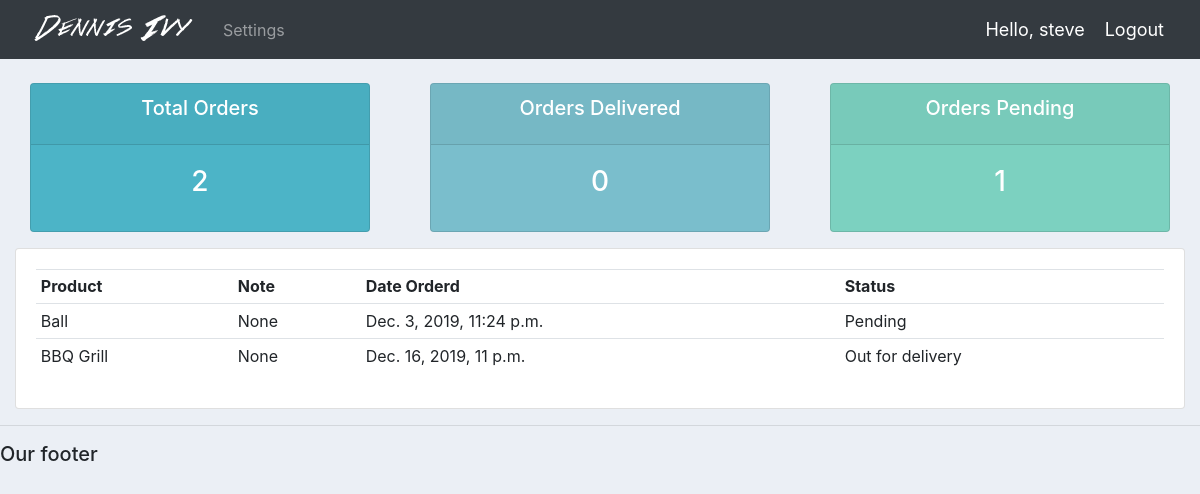
The page /user/ (signed in) on the database as committed earlier.
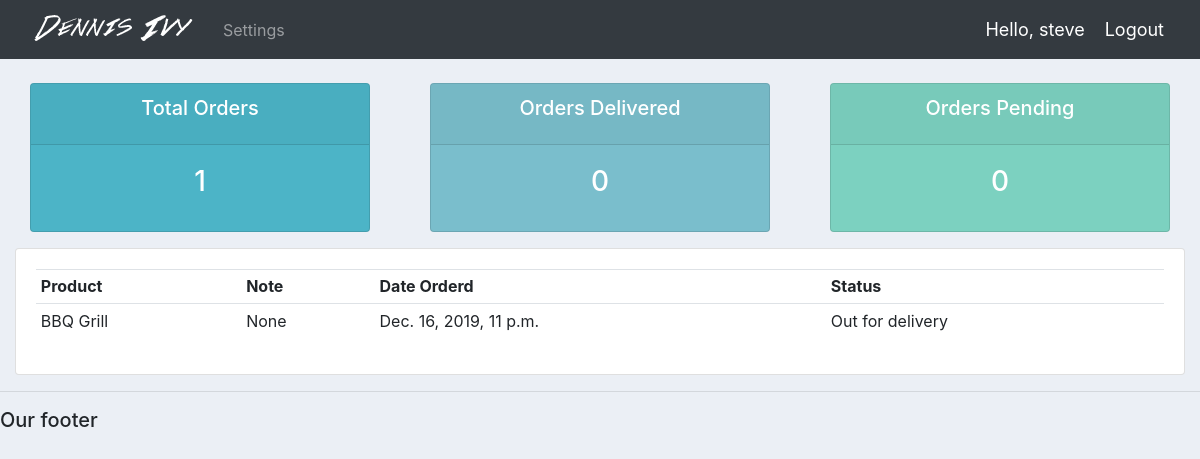
The same page on the database as committed later.
### accounts/models.py (models this page shows, shortened)
class Order(models.Model):
	STATUS = (
			('Pending', 'Pending'),
			('Out for delivery', 'Out for delivery'),
			('Delivered', 'Delivered'),
			)
	customer = models.ForeignKey(Customer, null=True, on_delete= models.SET_NULL)
	product = models.ForeignKey(Product, null=True, on_delete= models.SET_NULL)
	date_created = models.DateTimeField(auto_now_add=True, null=True)
	status = models.CharField(max_length=200, null=True, choices=STATUS)
	note = models.CharField(max_length=1000, null=True)

class Product(models.Model):
	CATEGORY = (
			('Indoor', 'Indoor'),
			('Out Door', 'Out Door'),
			)
	name = models.CharField(max_length=200, null=True)
	price = models.FloatField(null=True)
	category = models.CharField(max_length=200, null=True, choices=CATEGORY)
	description = models.CharField(max_length=200, null=True, blank=True)
	date_created = models.DateTimeField(auto_now_add=True, null=True)
	tags = models.ManyToManyField(Tag)
	def __str__(self):
		return self.name

### accounts/decorators.py (the view)
		def wrapper_func(request, *args, **kwargs):
			group = None
			if request.user.groups.exists():
				group = request.user.groups.all()[0].name
			if group in allowed_roles:
				return view_func(request, *args, **kwargs)
			else:
				return HttpResponse('You are not authorized to view this page')

### accounts/views.py (called while the page is built)
@login_required(login_url='login')
@allowed_users(allowed_roles=['customer'])
def userPage(request):
	orders = request.user.customer.order_set.all()
	total_orders = orders.count()
	delivered = orders.filter(status='Delivered').count()
	pending = orders.filter(status='Pending').count()
	context = {'orders': orders,
	'total_orders':total_orders,'delivered':delivered,
	'pending':pending}
	return render(request, 'accounts/user.html', context)

### accounts/templates/accounts/user.html
{%  extends 'accounts/main.html' %}
{% block content %}
{%  include 'accounts/status.html' %}
<div class="row">
	<div class="col-md">
		<div class="card card-body">
			<table class="table table-sm">
				<tr>
					<th>Product</th>
					<th>Note</th>
					<th>Date Orderd</th>
					<th>Status</th>
				</tr>
				{% for order in orders %}
				<tr>
					<td>{{order.product}}</td>
					<td>{{order.note}}</td>
					<td>{{order.date_created}}</td>
					<td>{{order.status}}</td>
				</tr>
				{% endfor %}
			</table>
		</div>
	</div>
</div>
{% endblock content %}

Rows that differ between the two databases and show on the page:
removed Order: product "Ball", note "None", date_created "Dec. 3, 2019, 11:24 p.m.", status "Pending"
Other text that changed with them:
{{ total_orders }}: "2" → "1"
{{ pending }}: "1" → "0"
